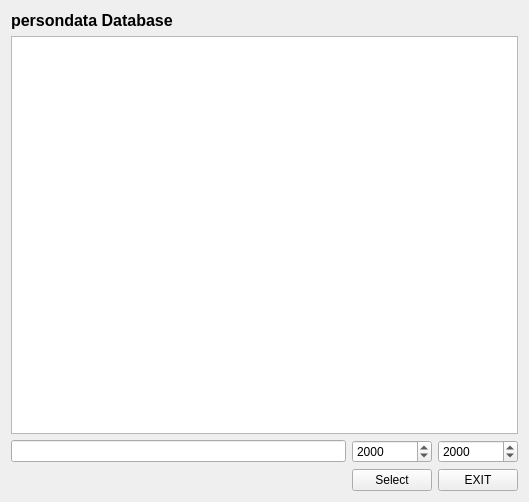
<?xml version="1.0" encoding="UTF-8"?>
<ui version="4.0">
 <class>dbView2</class>
 <widget class="QWidget" name="dbView2">
  <property name="geometry">
   <rect>
    <x>0</x>
    <y>0</y>
    <width>529</width>
    <height>502</height>
   </rect>
  </property>
  <property name="windowTitle">
   <string>Form</string>
  </property>
  <layout class="QGridLayout" name="gridLayout">
   <item row="0" column="0">
    <widget class="QLabel" name="label2">
     <property name="font">
      <font>
       <pointsize>12</pointsize>
       <weight>75</weight>
       <bold>true</bold>
      </font>
     </property>
     <property name="text">
      <string>persondata Database</string>
     </property>
    </widget>
   </item>
   <item row="1" column="0">
    <widget class="QTableView" name="uiTableView2">
     <property name="showDropIndicator" stdset="0">
      <bool>false</bool>
     </property>
     <property name="selectionMode">
      <enum>QAbstractItemView::SingleSelection</enum>
     </property>
     <property name="selectionBehavior">
      <enum>QAbstractItemView::SelectItems</enum>
     </property>
     <property name="textElideMode">
      <enum>Qt::ElideNone</enum>
     </property>
     <property name="sortingEnabled">
      <bool>true</bool>
     </property>
     <property name="wordWrap">
      <bool>false</bool>
     </property>
     <property name="cornerButtonEnabled">
      <bool>false</bool>
     </property>
     <attribute name="verticalHeaderDefaultSectionSize">
      <number>20</number>
     </attribute>
    </widget>
   </item>
   <item row="2" column="0">
    <layout class="QGridLayout" name="gridLayout2">
     <item row="0" column="0">
      <widget class="QLineEdit" name="uiSearch2"/>
     </item>
     <item row="0" column="1">
      <widget class="QDateEdit" name="uiDateMin2">
       <property name="maximumSize">
        <size>
         <width>100</width>
         <height>16777215</height>
        </size>
       </property>
       <property name="minimumDate">
        <date>
         <year>1752</year>
         <month>9</month>
         <day>15</day>
        </date>
       </property>
       <property name="displayFormat">
        <string>yyyy</string>
       </property>
      </widget>
     </item>
     <item row="0" column="2">
      <widget class="QDateEdit" name="uiDateMax2">
       <property name="maximumSize">
        <size>
         <width>100</width>
         <height>16777215</height>
        </size>
       </property>
       <property name="displayFormat">
        <string>yyyy</string>
       </property>
      </widget>
     </item>
     <item row="1" column="1">
      <widget class="QPushButton" name="uiGoTo2">
       <property name="maximumSize">
        <size>
         <width>100</width>
         <height>16777215</height>
        </size>
       </property>
       <property name="text">
        <string>Select</string>
       </property>
      </widget>
     </item>
     <item row="1" column="2">
      <widget class="QPushButton" name="uiExit2">
       <property name="maximumSize">
        <size>
         <width>100</width>
         <height>16777215</height>
        </size>
       </property>
       <property name="text">
        <string>EXIT</string>
       </property>
      </widget>
     </item>
    </layout>
   </item>
  </layout>
 </widget>
 <resources/>
 <connections/>
</ui>
